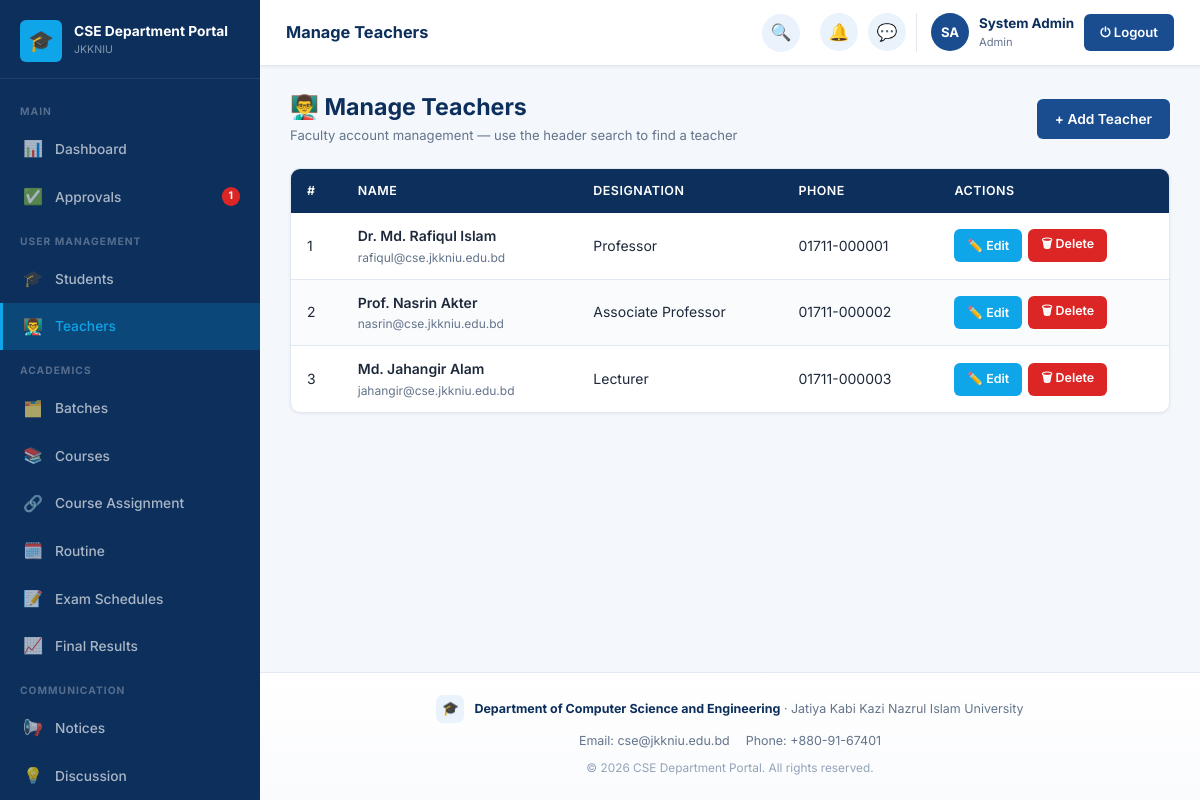
Screenshot of /admin/teachers.php (signed in) with the database file from the repository.
### tables this page shows
CREATE TABLE settings (
    id INT AUTO_INCREMENT PRIMARY KEY,
    portal_name VARCHAR(150) NOT NULL DEFAULT 'CSE Department Portal',
    university_name VARCHAR(200) NOT NULL DEFAULT 'Jatiya Kabi Kazi Nazrul Islam University',
    department_name VARCHAR(200) NOT NULL DEFAULT 'Department of Computer Science and Engineering',
    description TEXT DEFAULT NULL,
    contact_info TEXT DEFAULT NULL,
    logo VARCHAR(255) DEFAULT NULL
);

CREATE TABLE teachers (
    teacher_id INT AUTO_INCREMENT PRIMARY KEY,
    user_id INT NOT NULL,
    designation VARCHAR(100) DEFAULT NULL,
    phone VARCHAR(20) DEFAULT NULL,
    CONSTRAINT fk_teachers_user FOREIGN KEY (user_id) REFERENCES users(id) ON DELETE CASCADE
);

CREATE TABLE users (
    id INT AUTO_INCREMENT PRIMARY KEY,
    name VARCHAR(120) NOT NULL,
    email VARCHAR(150) NOT NULL UNIQUE,
    password VARCHAR(255) NOT NULL,
    role ENUM('admin','teacher','student') NOT NULL,
    status ENUM('pending','active','inactive','rejected') NOT NULL DEFAULT 'pending',
    profile_photo VARCHAR(255) DEFAULT NULL,
    reset_token VARCHAR(100) DEFAULT NULL,
    reset_token_expiry DATETIME DEFAULT NULL,
    created_at TIMESTAMP DEFAULT CURRENT_TIMESTAMP
);

### app/classes/SettingsModel.php (called while the page is built, shortened)
<?php
class SettingsModel
{
    private PDO $db;
    public function __construct()
    {
        $this->db = Database::getInstance()->getConnection();
    }
    public function get(): array
    {
        $stmt = $this->db->query("SELECT * FROM settings ORDER BY id LIMIT 1");
        $row = $stmt->fetch();
        return $row;
    }
}

### app/classes/Database.php (called while the page is built, shortened)
<?php
class Database
{
    private static ?Database $instance = null;
    private PDO $connection;
    private function __construct()
    {
        $dsn = 'mysql:host=' . DB_HOST . ';dbname=' . DB_NAME . ';charset=' . DB_CHARSET;
        $options = [
            PDO::ATTR_ERRMODE            => PDO::ERRMODE_EXCEPTION,
            PDO::ATTR_DEFAULT_FETCH_MODE => PDO::FETCH_ASSOC,
            PDO::ATTR_EMULATE_PREPARES   => false,
        ];
        $this->connection = new PDO($dsn, DB_USER, DB_PASS, $options);
    }
    public static function getInstance(): Database
    {
        if (self::$instance === null) {
            self::$instance = new self();
        }
        return self::$instance;
    }
    public function getConnection(): PDO
    {
        return $this->connection;
    }
}

### config/config.php (called while the page is built, shortened)
<?php
spl_autoload_register(function ($class) {
    $paths = [
        ROOT_PATH . '/app/classes/' . $class . '.php',
        ROOT_PATH . '/app/models/' . $class . '.php',
        ROOT_PATH . '/app/controllers/' . $class . '.php',
    ];
    foreach ($paths as $path) {
        if (file_exists($path)) {
            return;
        }
    }
});

### app/classes/User.php (called while the page is built, shortened)
<?php
class User
{
    protected PDO $db;
    public function __construct()
    {
        $this->db = Database::getInstance()->getConnection();
    }
    public function getPendingUsers(): array
    {
        $stmt = $this->db->query("SELECT * FROM users WHERE status = 'pending' ORDER BY created_at DESC");
        return $stmt->fetchAll();
    }
}

### app/classes/ProfileRequestModel.php (called while the page is built, shortened)
<?php
class ProfileRequestModel
{
    private PDO $db;
    public function __construct()
    {
        $this->db = Database::getInstance()->getConnection();
    }
    public function countPending(): int
    {
        return (int) $this->db->query("SELECT COUNT(*) FROM profile_requests WHERE status='pending'")->fetchColumn();
    }
}

### app/classes/Teacher.php (called while the page is built, shortened)
<?php
class Teacher
{
    private PDO $db;
    public function __construct()
    {
        $this->db = Database::getInstance()->getConnection();
    }
    public function all(): array
    {
        $stmt = $this->db->query(
            "SELECT t.*, u.name, u.email, u.status, u.created_at
             FROM teachers t JOIN users u ON t.user_id = u.id
             WHERE u.status != 'pending'
             ORDER BY t.teacher_id"
        );
        return $stmt->fetchAll();
    }
}

### admin/teachers.php (the view, shortened to what this page needs)
<?php
require_once '../config/database.php';
$teacherModel = new Teacher();
$teachers  = $teacherModel->all();
$currentPage = 'Teachers';
include '../includes/header.php';
?>
<div class="portal-layout">
<?php include '../includes/sidebar.php'; ?>
<div class="main-content">
<?php include '../includes/navbar.php'; ?>
<div class="page-content">
<div class="page-header">
    <div><h2>👨‍🏫 Manage Teachers</h2><div class="page-subtitle">Faculty account management — use the header search to find a teacher</div></div>
    <a href="?action=add" class="btn btn-primary">+ Add Teacher</a>
</div>
<div class="card">
<div class="card-body" style="padding:0">
<div class="table-wrapper">
<table id="dataTable">
    <thead><tr><th>#</th><th>Name</th><th>Designation</th><th>Phone</th><th>Actions</th></tr></thead>
    <tbody>
    <?php if (empty($teachers)): ?>
        <tr><td colspan="5" class="text-center" style="padding:40px;color:var(--text-muted)">No teachers found.</td></tr>
    <?php else: foreach ($teachers as $i => $t): ?>
    <tr>
        <td><?= $i+1 ?></td>
        <td>
            <div style="font-weight:600"><?= htmlspecialchars($t['name']) ?></div>
            <div style="font-size:0.75rem;color:var(--text-muted)"><?= htmlspecialchars($t['email']) ?></div>
        </td>
        <td><?= htmlspecialchars($t['designation'] ?: '—') ?></td>
        <td><?= htmlspecialchars($t['phone'] ?: '—') ?></td>
        <td>
            <div style="display:flex;gap:6px">
                <a href="?edit=<?= $t['teacher_id'] ?>" class="btn btn-sm btn-accent">✏️ Edit</a>
                <form method="POST" style="display:inline" onsubmit="return confirmAction('Delete this teacher account? This cannot be undone.')">
                    <button class="btn btn-sm btn-danger">🗑 Delete</button>
                </form>
            </div>
        </td>
    </tr>
    <?php endforeach; endif; ?>
    </tbody>
</table>
</div>
</div>
</div>
</div>
<?php include '../includes/footer.php'; ?>

### includes/sidebar.php (shortened to what this page needs)
<?php
$role         = $_SESSION['role'] ?? 'guest';
$currentPage  = $currentPage ?? '';
$sidebarClass = 'sidebar sidebar-' . $role;
$settingsModel = $settingsModel ?? new SettingsModel();
$settings      = $settings ?? $settingsModel->get();
function navItem($href, $icon, $label, $current, $badge = null) {
    $active = ($current === $label) ? ' active' : '';
    $badgeHtml = $badge ? '<span class="nav-badge">' . $badge . '</span>' : '';
    return '<a href="' . htmlspecialchars($href) . '" class="nav-item' . $active . '">
        <span class="nav-icon">' . $icon . '</span>
        <span>' . htmlspecialchars($label) . '</span>' . $badgeHtml . '
    </a>';
}
$pendingUsersCount  = 0;
$pendingReqCount    = 0;
if ($role === 'admin') {
    $userModel = new User();
    $pendingUsersCount = count($userModel->getPendingUsers());
    $prModel = new ProfileRequestModel();
    $pendingReqCount = $prModel->countPending();
}
$totalPendingBadge = ($pendingUsersCount + $pendingReqCount) ?: null;
?>
<aside class="<?= $sidebarClass ?>">
    <div class="sidebar-brand">
        <div class="brand-logo">
            <div class="brand-icon">
                <?php if (!empty($settings['logo'])): ?>
                    <img src="<?= UPLOAD_URL . htmlspecialchars($settings['logo']) ?>" alt="">
                <?php else: ?>🎓<?php endif; ?>
            </div>
            <div class="brand-text">
                <div class="brand-name"><?= htmlspecialchars($settings['portal_name'] ?? 'CSE Department Portal') ?></div>
                <div class="brand-univ">JKKNIU</div>
            </div>
        </div>
    </div>
    <nav class="sidebar-nav">
    <?php if ($role === 'admin'): ?>
        <div class="nav-section-label">Main</div>
        <?= navItem(BASE_URL.'admin/dashboard.php', '📊', 'Dashboard', $currentPage) ?>
        <?= navItem(BASE_URL.'admin/approvals.php', '✅', 'Approvals', $currentPage, $totalPendingBadge) ?>
        <div class="nav-section-label">User Management</div>
        <?= navItem(BASE_URL.'admin/students.php', '🎓', 'Students', $currentPage) ?>
        <?= navItem(BASE_URL.'admin/teachers.php', '👨‍🏫', 'Teachers', $currentPage) ?>
        <div class="nav-section-label">Academics</div>
        <?= navItem(BASE_URL.'admin/batches.php', '🗂️', 'Batches', $currentPage) ?>
        <?= navItem(BASE_URL.'admin/courses.php', '📚', 'Courses', $currentPage) ?>
        <?= navItem(BASE_URL.'admin/course_assignments.php', '🔗', 'Course Assignment', $currentPage) ?>
        <?= navItem(BASE_URL.'admin/routine.php', '🗓️', 'Routine', $currentPage) ?>
        <?= navItem(BASE_URL.'admin/exam_schedules.php', '📝', 'Exam Schedules', $currentPage) ?>
        <?= navItem(BASE_URL.'admin/results.php', '📈', 'Final Results', $currentPage) ?>
        <div class="nav-section-label">Communication</div>
        <?= navItem(BASE_URL.'admin/notices.php', '📢', 'Notices', $currentPage) ?>
        <?= navItem(BASE_URL.'admin/discussions.php', '💡', 'Discussion', $currentPage) ?>
    <?php endif; ?>
    </nav>
</aside>

### includes/footer.php (shortened to what this page needs)
    <footer class="portal-footer">
        <div class="footer-brand">
            <div class="footer-brand-icon">
                <?php if (!empty($settings['logo'])): ?>
                    <img src="<?= UPLOAD_URL . htmlspecialchars($settings['logo']) ?>" alt="">
                <?php else: ?>🎓<?php endif; ?>
            </div>
            <div class="footer-brand-text">
                <strong><?= htmlspecialchars($settings['department_name'] ?? 'Department of Computer Science and Engineering') ?></strong>
                &middot; <?= htmlspecialchars($settings['university_name'] ?? 'JKKNIU') ?>
            </div>
        </div>
        <?php if (!empty($settings['contact_info'])): ?>
        <div class="footer-contact">
            <?php foreach (explode('|', $settings['contact_info']) as $part): ?>
                <span><?= htmlspecialchars(trim($part)) ?></span>
            <?php endforeach; ?>
        </div>
        <?php endif; ?>
        <div class="footer-copyright">
            &copy; <?= date('Y') ?> <?= htmlspecialchars($settings['portal_name'] ?? 'CSE Department Portal') ?>. All rights reserved.
        </div>
    </footer>
</body>
</html>

### assets/css/dashboard.css (style rules this page uses)
.sidebar-admin .nav-item.active { background: rgba(14,165,233,0.20); color: #0ea5e9; border-left-color: #0ea5e9; }

### rows the page displays
settings: portal_name "CSE Department Portal", department_name "Department of Computer Science and Engineering", university_name "Jatiya Kabi Kazi Nazrul Islam University", contact_info "Email: cse@jkkniu.edu.bd", contact_info "Phone: +880-91-67401"
teachers: user.name "Dr. Md. Rafiqul Islam", user.email "rafiqul@cse.jkkniu.edu.bd", designation "Professor", phone "01711-000001"
teachers: user.name "Prof. Nasrin Akter", user.email "nasrin@cse.jkkniu.edu.bd", designation "Associate Professor", phone "01711-000002"
teachers: user.name "Md. Jahangir Alam", user.email "jahangir@cse.jkkniu.edu.bd", designation "Lecturer", phone "01711-000003"

### other values shown
$icon "📊 ✅ 🎓 👨‍🏫 🗂️ 📚 🔗 🗓️ 📝 📈 📢 💡"
$label "Dashboard Approvals Students Teachers Batches Courses Course Assignment Routine Exam Schedules Final Results Notices Discussion"
$badge "1"
$pageTitle "Manage Teachers"
$initials "SA"
$userName "System Admin"
$role "Admin"
